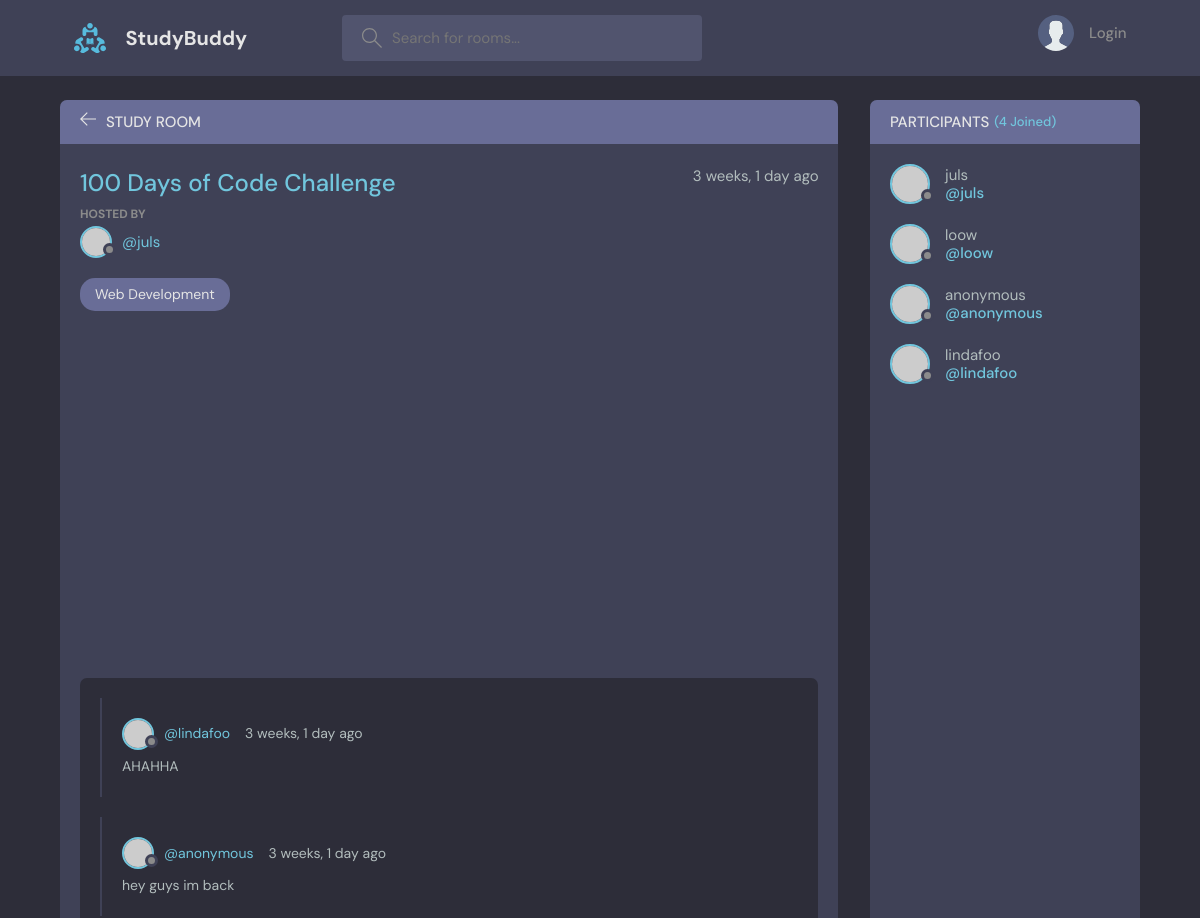
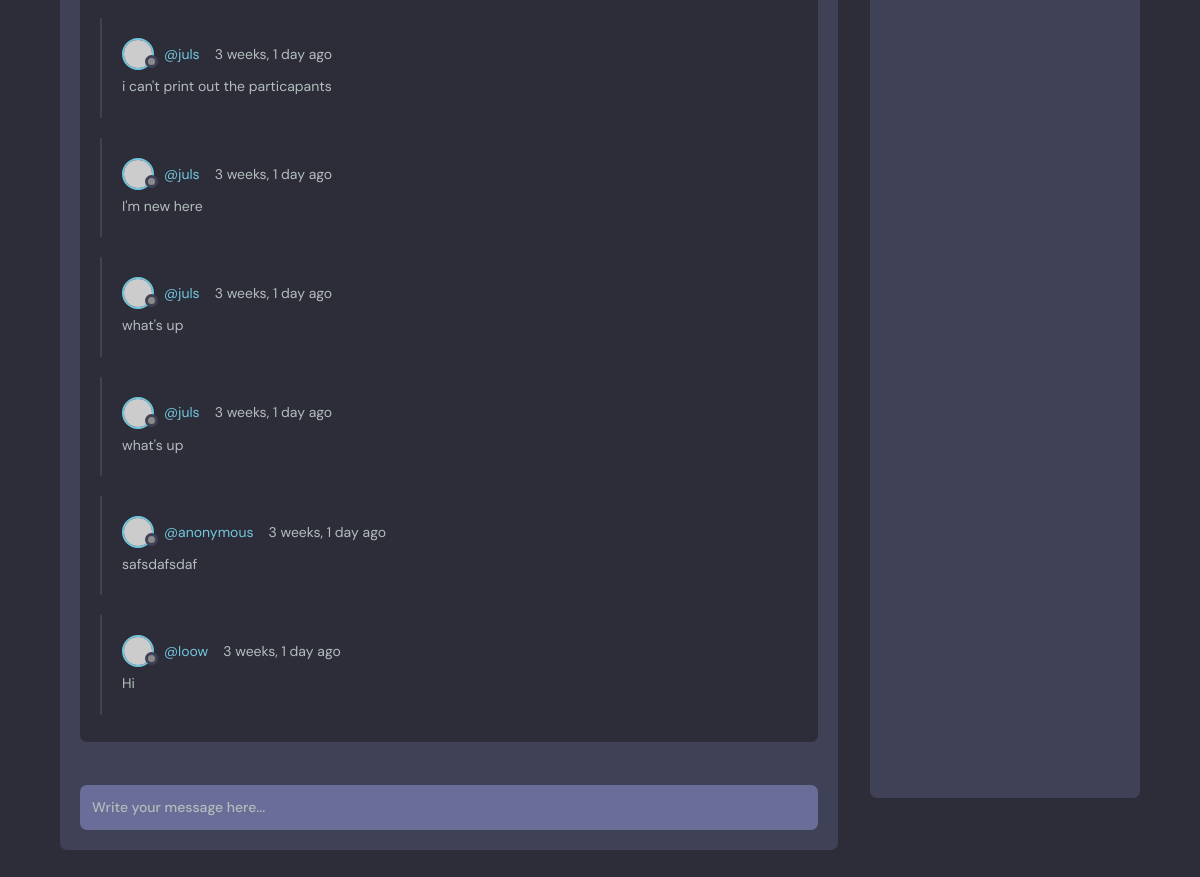
Page /room/2/ on the committed database (2 pictures, top to bottom).
### base/models.py (models this page shows, shortened)
class Room(models.Model):
    host = models.ForeignKey(User, on_delete=models.SET_NULL, null=True)
    topic = models.ForeignKey(Topic, on_delete=models.SET_NULL, null=True)
    name = models.CharField(max_length=200)
    description = models.TextField(null=True, blank=True)
    participants = models.ManyToManyField(User, related_name='participants', blank=True)
    updated = models.DateTimeField(auto_now=True)
    created = models.DateTimeField(auto_now_add=True)
    class Meta:
        ordering = ['-updated', '-created']

class Topic(models.Model):
    name = models.CharField(max_length=200)
    def __str__(self):
        return self.name

class Message(models.Model):
    user = models.ForeignKey(User, on_delete=models.CASCADE)
    room = models.ForeignKey(Room, on_delete=models.CASCADE)
    body = models.TextField()
    updated = models.DateTimeField(auto_now=True)
    created = models.DateTimeField(auto_now_add=True)
    class Meta:
        ordering = ['-updated', '-created']

### base/views.py (the view, shortened to what this page needs)
# urls.py: path('room/<int:pk>/', views.room, name='room'),
def room(request, pk):
    room = Room.objects.get(id=pk)
    room_messages = room.message_set.all().order_by('-created')
    participants = room.participants.all()
    context = { 'room': room, 'room_messages': room_messages, 'participants': participants}
    return render(request, 'base/room.html', context)

### base/templates/base/room.html (shortened to what this page needs)
{% extends 'main.html' %}
{% block content %}
    <main class="profile-page layout layout--2">
      <div class="container">
        <div class="room">
          <div class="room__top">
            <div class="room__topLeft">
              <a href="{% url 'home' %}">
                <svg version="1.1" xmlns="http://www.w3.org/2000/svg" width="32" height="32" viewBox="0 0 32 32">
                  <title>arrow-left</title>
                  <path
                    d="M13.723 2.286l-13.723 13.714 13.719 13.714 1.616-1.611-10.96-10.96h27.625v-2.286h-27.625l10.965-10.965-1.616-1.607z"
                  ></path>
                </svg>
              </a>
              <h3>Study Room</h3>
            </div>
          </div>
          <div class="room__box scroll">
            <div class="room__header scroll">
              <div class="room__info">
                <h3>{{room.name}}</h3>
                <span>{{room.created|timesince}} ago</span>
              </div>
              <div class="room__hosted">
                <p>Hosted By</p>
                <a href="{% url 'profile' room.host.id %}" class="room__author">
                  <div class="avatar avatar--small">
                    <img src="https://randomuser.me/api/portraits/men/37.jpg" />
                  </div>
                  <span>@{{room.host.username}}</span>
                </a>
              </div>
              <span class="room__topics">{{room.topic}}</span>
            </div>
            <div class="room__conversation">
              <div class="threads scroll">
                {% for message in room_messages %}
                  <div class="thread">
                    <div class="thread__top">
                      <div class="thread__author">
                        <a href="{% url 'profile' message.user.id %}" class="thread__authorInfo">
                          <div class="avatar avatar--small">
                            <img src="https://randomuser.me/api/portraits/men/37.jpg" />
                          </div>
                          <span>@{{message.user.username}}</span>
                        </a>
                        <span class="thread__date">{{room.created|timesince}} ago</span>
                      </div>
                    </div>
                    <div class="thread__details">
                      {{message.body}}
                    </div>
                  </div>
                {% endfor %}
              </div>
            </div>
          </div>
          <div class="room__message">
            <form action="" method="POST">
              <input name="body" placeholder="Write your message here..." />
            </form>
          </div>
        </div>
        <div class="participants">
          <h3 class="participants__top">Participants <span>({{participants.count}} Joined)</span></h3>
          <div class="participants__list scroll">
            {% for user in participants %}
            <a href="{% url 'profile' user.id %}" class="participant">
              <div class="avatar avatar--medium">
                <img src="https://randomuser.me/api/portraits/men/37.jpg" />
              </div>
              <p>
                {{user.username}}
                <span>@{{user.username}}</span>
              </p>
            </a>
            {% endfor %}
          </div>
        </div>
      </div>
    </main>
{% endblock %}

### rows in the picture
Room: name "100 Days of Code Challenge", created "3 weeks, 1 day", host.username "juls", topic "Web Development"
Message: user.username "lindafoo", body "AHAHHA"
Message: user.username "anonymous", body "hey guys im back"
Message: user.username "juls", body "i can't print out the particapants"
Message: user.username "juls", body "I'm new here"
Message: user.username "juls", body "what's up"
Message: user.username "juls", body "what's up"
Message: user.username "anonymous", body "safsdafsdaf"
Message: user.username "loow", body "Hi"

### other values in the picture
{{ participants.count }} "4"
{{ user.username }} "juls"
{{ user.username }} "loow"
{{ user.username }} "anonymous"
{{ user.username }} "lindafoo"
